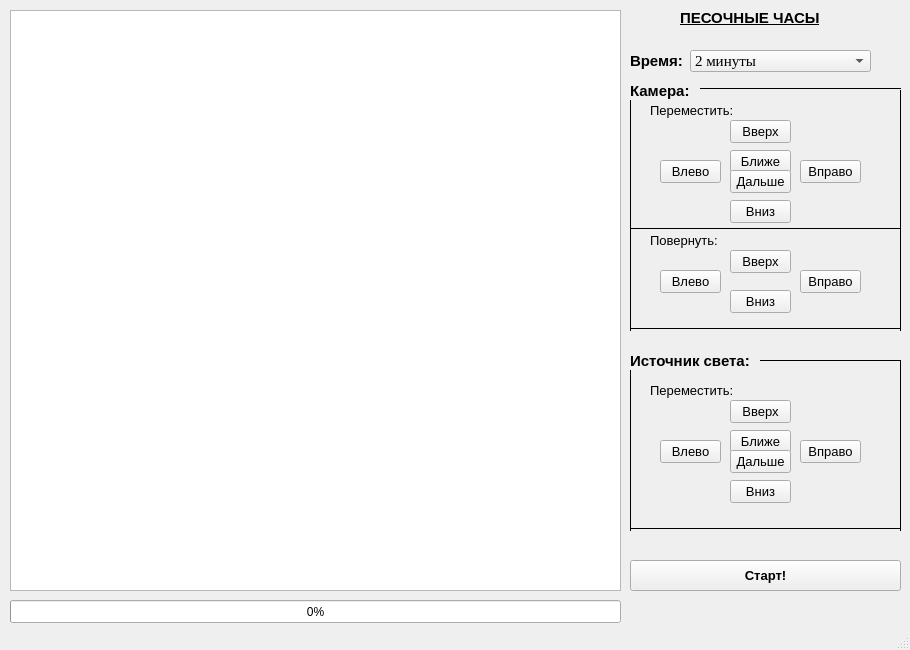
<?xml version="1.0" encoding="UTF-8"?>
<ui version="4.0">
 <class>MainWindow</class>
 <widget class="QMainWindow" name="MainWindow">
  <property name="geometry">
   <rect>
    <x>0</x>
    <y>0</y>
    <width>910</width>
    <height>650</height>
   </rect>
  </property>
  <property name="windowTitle">
   <string>MainWindow</string>
  </property>
  <widget class="QWidget" name="centralwidget">
   <widget class="QProgressBar" name="ProgressTime">
    <property name="geometry">
     <rect>
      <x>10</x>
      <y>600</y>
      <width>611</width>
      <height>23</height>
     </rect>
    </property>
    <property name="value">
     <number>0</number>
    </property>
   </widget>
   <widget class="QGraphicsView" name="graphicsView">
    <property name="geometry">
     <rect>
      <x>10</x>
      <y>10</y>
      <width>611</width>
      <height>581</height>
     </rect>
    </property>
   </widget>
   <widget class="QLabel" name="label">
    <property name="geometry">
     <rect>
      <x>680</x>
      <y>10</y>
      <width>141</width>
      <height>16</height>
     </rect>
    </property>
    <property name="font">
     <font>
      <pointsize>11</pointsize>
      <weight>75</weight>
      <italic>false</italic>
      <bold>true</bold>
      <underline>true</underline>
     </font>
    </property>
    <property name="text">
     <string>ПЕСОЧНЫЕ ЧАСЫ</string>
    </property>
   </widget>
   <widget class="QLabel" name="label_2">
    <property name="geometry">
     <rect>
      <x>630</x>
      <y>50</y>
      <width>61</width>
      <height>21</height>
     </rect>
    </property>
    <property name="font">
     <font>
      <pointsize>11</pointsize>
      <weight>75</weight>
      <bold>true</bold>
     </font>
    </property>
    <property name="text">
     <string>Время:</string>
    </property>
   </widget>
   <widget class="QComboBox" name="TimeRange">
    <property name="geometry">
     <rect>
      <x>690</x>
      <y>50</y>
      <width>181</width>
      <height>22</height>
     </rect>
    </property>
    <property name="font">
     <font>
      <family>Times New Roman</family>
      <pointsize>11</pointsize>
      <weight>50</weight>
      <bold>false</bold>
     </font>
    </property>
    <property name="currentIndex">
     <number>2</number>
    </property>
    <item>
     <property name="text">
      <string>1 минута</string>
     </property>
    </item>
    <item>
     <property name="text">
      <string>1.5 минуты</string>
     </property>
    </item>
    <item>
     <property name="text">
      <string>2 минуты</string>
     </property>
    </item>
   </widget>
   <widget class="QLabel" name="label_3">
    <property name="geometry">
     <rect>
      <x>630</x>
      <y>80</y>
      <width>71</width>
      <height>21</height>
     </rect>
    </property>
    <property name="font">
     <font>
      <pointsize>11</pointsize>
      <weight>75</weight>
      <bold>true</bold>
     </font>
    </property>
    <property name="text">
     <string>Камера:</string>
    </property>
   </widget>
   <widget class="QLabel" name="label_8">
    <property name="geometry">
     <rect>
      <x>630</x>
      <y>350</y>
      <width>131</width>
      <height>21</height>
     </rect>
    </property>
    <property name="font">
     <font>
      <pointsize>11</pointsize>
      <weight>75</weight>
      <bold>true</bold>
     </font>
    </property>
    <property name="text">
     <string>Источник света:</string>
    </property>
   </widget>
   <widget class="QPushButton" name="Start">
    <property name="geometry">
     <rect>
      <x>630</x>
      <y>560</y>
      <width>271</width>
      <height>31</height>
     </rect>
    </property>
    <property name="font">
     <font>
      <pointsize>10</pointsize>
      <weight>75</weight>
      <bold>true</bold>
     </font>
    </property>
    <property name="text">
     <string>Старт!</string>
    </property>
   </widget>
   <widget class="QLabel" name="label_9">
    <property name="geometry">
     <rect>
      <x>650</x>
      <y>100</y>
      <width>91</width>
      <height>21</height>
     </rect>
    </property>
    <property name="font">
     <font>
      <pointsize>10</pointsize>
      <weight>50</weight>
      <bold>false</bold>
     </font>
    </property>
    <property name="text">
     <string>Переместить:</string>
    </property>
   </widget>
   <widget class="Line" name="line">
    <property name="geometry">
     <rect>
      <x>700</x>
      <y>80</y>
      <width>201</width>
      <height>16</height>
     </rect>
    </property>
    <property name="font">
     <font>
      <pointsize>9</pointsize>
     </font>
    </property>
    <property name="frameShadow">
     <enum>QFrame::Plain</enum>
    </property>
    <property name="lineWidth">
     <number>1</number>
    </property>
    <property name="orientation">
     <enum>Qt::Horizontal</enum>
    </property>
   </widget>
   <widget class="Line" name="line_2">
    <property name="geometry">
     <rect>
      <x>620</x>
      <y>100</y>
      <width>20</width>
      <height>231</height>
     </rect>
    </property>
    <property name="frameShadow">
     <enum>QFrame::Plain</enum>
    </property>
    <property name="orientation">
     <enum>Qt::Vertical</enum>
    </property>
   </widget>
   <widget class="QPushButton" name="PushUp">
    <property name="geometry">
     <rect>
      <x>730</x>
      <y>120</y>
      <width>61</width>
      <height>23</height>
     </rect>
    </property>
    <property name="font">
     <font>
      <pointsize>10</pointsize>
      <weight>50</weight>
      <bold>false</bold>
     </font>
    </property>
    <property name="whatsThis">
     <string/>
    </property>
    <property name="text">
     <string>Вверх</string>
    </property>
   </widget>
   <widget class="QPushButton" name="PushRight">
    <property name="geometry">
     <rect>
      <x>800</x>
      <y>160</y>
      <width>61</width>
      <height>23</height>
     </rect>
    </property>
    <property name="font">
     <font>
      <pointsize>10</pointsize>
      <weight>50</weight>
      <bold>false</bold>
     </font>
    </property>
    <property name="text">
     <string>Вправо</string>
    </property>
   </widget>
   <widget class="QPushButton" name="PushLeft">
    <property name="geometry">
     <rect>
      <x>660</x>
      <y>160</y>
      <width>61</width>
      <height>23</height>
     </rect>
    </property>
    <property name="font">
     <font>
      <pointsize>10</pointsize>
      <weight>50</weight>
      <bold>false</bold>
     </font>
    </property>
    <property name="text">
     <string>Влево</string>
    </property>
   </widget>
   <widget class="QPushButton" name="PushDown">
    <property name="geometry">
     <rect>
      <x>730</x>
      <y>200</y>
      <width>61</width>
      <height>23</height>
     </rect>
    </property>
    <property name="font">
     <font>
      <pointsize>10</pointsize>
      <weight>50</weight>
      <bold>false</bold>
     </font>
    </property>
    <property name="text">
     <string>Вниз</string>
    </property>
   </widget>
   <widget class="Line" name="line_3">
    <property name="geometry">
     <rect>
      <x>630</x>
      <y>320</y>
      <width>271</width>
      <height>16</height>
     </rect>
    </property>
    <property name="font">
     <font>
      <pointsize>9</pointsize>
     </font>
    </property>
    <property name="frameShadow">
     <enum>QFrame::Plain</enum>
    </property>
    <property name="lineWidth">
     <number>1</number>
    </property>
    <property name="orientation">
     <enum>Qt::Horizontal</enum>
    </property>
   </widget>
   <widget class="Line" name="line_4">
    <property name="geometry">
     <rect>
      <x>890</x>
      <y>90</y>
      <width>20</width>
      <height>241</height>
     </rect>
    </property>
    <property name="frameShadow">
     <enum>QFrame::Plain</enum>
    </property>
    <property name="orientation">
     <enum>Qt::Vertical</enum>
    </property>
   </widget>
   <widget class="Line" name="line_5">
    <property name="geometry">
     <rect>
      <x>760</x>
      <y>350</y>
      <width>141</width>
      <height>20</height>
     </rect>
    </property>
    <property name="font">
     <font>
      <pointsize>9</pointsize>
     </font>
    </property>
    <property name="frameShadow">
     <enum>QFrame::Plain</enum>
    </property>
    <property name="lineWidth">
     <number>1</number>
    </property>
    <property name="orientation">
     <enum>Qt::Horizontal</enum>
    </property>
   </widget>
   <widget class="Line" name="line_6">
    <property name="geometry">
     <rect>
      <x>630</x>
      <y>520</y>
      <width>271</width>
      <height>16</height>
     </rect>
    </property>
    <property name="font">
     <font>
      <pointsize>9</pointsize>
     </font>
    </property>
    <property name="frameShadow">
     <enum>QFrame::Plain</enum>
    </property>
    <property name="lineWidth">
     <number>1</number>
    </property>
    <property name="orientation">
     <enum>Qt::Horizontal</enum>
    </property>
   </widget>
   <widget class="Line" name="line_7">
    <property name="geometry">
     <rect>
      <x>620</x>
      <y>370</y>
      <width>20</width>
      <height>161</height>
     </rect>
    </property>
    <property name="frameShadow">
     <enum>QFrame::Plain</enum>
    </property>
    <property name="orientation">
     <enum>Qt::Vertical</enum>
    </property>
   </widget>
   <widget class="Line" name="line_8">
    <property name="geometry">
     <rect>
      <x>890</x>
      <y>360</y>
      <width>20</width>
      <height>171</height>
     </rect>
    </property>
    <property name="frameShadow">
     <enum>QFrame::Plain</enum>
    </property>
    <property name="orientation">
     <enum>Qt::Vertical</enum>
    </property>
   </widget>
   <widget class="QPushButton" name="PushCloser">
    <property name="geometry">
     <rect>
      <x>730</x>
      <y>150</y>
      <width>61</width>
      <height>23</height>
     </rect>
    </property>
    <property name="font">
     <font>
      <pointsize>10</pointsize>
      <weight>50</weight>
      <bold>false</bold>
     </font>
    </property>
    <property name="text">
     <string>Ближе</string>
    </property>
   </widget>
   <widget class="QPushButton" name="PushFurther">
    <property name="geometry">
     <rect>
      <x>730</x>
      <y>170</y>
      <width>61</width>
      <height>23</height>
     </rect>
    </property>
    <property name="font">
     <font>
      <pointsize>10</pointsize>
      <weight>50</weight>
      <bold>false</bold>
     </font>
    </property>
    <property name="text">
     <string>Дальше</string>
    </property>
   </widget>
   <widget class="QLabel" name="label_10">
    <property name="geometry">
     <rect>
      <x>650</x>
      <y>380</y>
      <width>91</width>
      <height>21</height>
     </rect>
    </property>
    <property name="font">
     <font>
      <pointsize>10</pointsize>
      <weight>50</weight>
      <bold>false</bold>
     </font>
    </property>
    <property name="text">
     <string>Переместить:</string>
    </property>
   </widget>
   <widget class="QPushButton" name="PushLightCloser">
    <property name="geometry">
     <rect>
      <x>730</x>
      <y>430</y>
      <width>61</width>
      <height>23</height>
     </rect>
    </property>
    <property name="font">
     <font>
      <pointsize>10</pointsize>
      <weight>50</weight>
      <bold>false</bold>
     </font>
    </property>
    <property name="text">
     <string>Ближе</string>
    </property>
   </widget>
   <widget class="QPushButton" name="PushLightFurther">
    <property name="geometry">
     <rect>
      <x>730</x>
      <y>450</y>
      <width>61</width>
      <height>23</height>
     </rect>
    </property>
    <property name="font">
     <font>
      <pointsize>10</pointsize>
      <weight>50</weight>
      <bold>false</bold>
     </font>
    </property>
    <property name="text">
     <string>Дальше</string>
    </property>
   </widget>
   <widget class="QPushButton" name="PushLightUp">
    <property name="geometry">
     <rect>
      <x>730</x>
      <y>400</y>
      <width>61</width>
      <height>23</height>
     </rect>
    </property>
    <property name="font">
     <font>
      <pointsize>10</pointsize>
      <weight>50</weight>
      <bold>false</bold>
     </font>
    </property>
    <property name="text">
     <string>Вверх</string>
    </property>
   </widget>
   <widget class="QPushButton" name="PushLightRight">
    <property name="geometry">
     <rect>
      <x>800</x>
      <y>440</y>
      <width>61</width>
      <height>23</height>
     </rect>
    </property>
    <property name="font">
     <font>
      <pointsize>10</pointsize>
      <weight>50</weight>
      <bold>false</bold>
     </font>
    </property>
    <property name="text">
     <string>Вправо</string>
    </property>
   </widget>
   <widget class="QPushButton" name="PushLightLeft">
    <property name="geometry">
     <rect>
      <x>660</x>
      <y>440</y>
      <width>61</width>
      <height>23</height>
     </rect>
    </property>
    <property name="font">
     <font>
      <pointsize>10</pointsize>
      <weight>50</weight>
      <bold>false</bold>
     </font>
    </property>
    <property name="text">
     <string>Влево</string>
    </property>
   </widget>
   <widget class="QPushButton" name="PushLightDown">
    <property name="geometry">
     <rect>
      <x>730</x>
      <y>480</y>
      <width>61</width>
      <height>23</height>
     </rect>
    </property>
    <property name="font">
     <font>
      <pointsize>10</pointsize>
      <weight>50</weight>
      <bold>false</bold>
     </font>
    </property>
    <property name="text">
     <string>Вниз</string>
    </property>
   </widget>
   <widget class="QLabel" name="label_11">
    <property name="geometry">
     <rect>
      <x>650</x>
      <y>230</y>
      <width>91</width>
      <height>21</height>
     </rect>
    </property>
    <property name="font">
     <font>
      <pointsize>10</pointsize>
      <weight>50</weight>
      <bold>false</bold>
     </font>
    </property>
    <property name="text">
     <string>Повернуть:</string>
    </property>
   </widget>
   <widget class="QPushButton" name="RotateLeft">
    <property name="geometry">
     <rect>
      <x>660</x>
      <y>270</y>
      <width>61</width>
      <height>23</height>
     </rect>
    </property>
    <property name="font">
     <font>
      <pointsize>10</pointsize>
      <weight>50</weight>
      <bold>false</bold>
     </font>
    </property>
    <property name="text">
     <string>Влево</string>
    </property>
   </widget>
   <widget class="QPushButton" name="RotateRight">
    <property name="geometry">
     <rect>
      <x>800</x>
      <y>270</y>
      <width>61</width>
      <height>23</height>
     </rect>
    </property>
    <property name="font">
     <font>
      <pointsize>10</pointsize>
      <weight>50</weight>
      <bold>false</bold>
     </font>
    </property>
    <property name="text">
     <string>Вправо</string>
    </property>
   </widget>
   <widget class="QPushButton" name="RotateDown">
    <property name="geometry">
     <rect>
      <x>730</x>
      <y>290</y>
      <width>61</width>
      <height>23</height>
     </rect>
    </property>
    <property name="font">
     <font>
      <pointsize>10</pointsize>
      <weight>50</weight>
      <bold>false</bold>
     </font>
    </property>
    <property name="text">
     <string>Вниз</string>
    </property>
   </widget>
   <widget class="QPushButton" name="RotateUp">
    <property name="geometry">
     <rect>
      <x>730</x>
      <y>250</y>
      <width>61</width>
      <height>23</height>
     </rect>
    </property>
    <property name="font">
     <font>
      <pointsize>10</pointsize>
      <weight>50</weight>
      <bold>false</bold>
     </font>
    </property>
    <property name="text">
     <string>Вверх</string>
    </property>
   </widget>
   <widget class="Line" name="line_9">
    <property name="geometry">
     <rect>
      <x>630</x>
      <y>220</y>
      <width>271</width>
      <height>16</height>
     </rect>
    </property>
    <property name="font">
     <font>
      <pointsize>9</pointsize>
     </font>
    </property>
    <property name="frameShadow">
     <enum>QFrame::Plain</enum>
    </property>
    <property name="lineWidth">
     <number>1</number>
    </property>
    <property name="orientation">
     <enum>Qt::Horizontal</enum>
    </property>
   </widget>
  </widget>
  <widget class="QMenuBar" name="menubar">
   <property name="geometry">
    <rect>
     <x>0</x>
     <y>0</y>
     <width>910</width>
     <height>21</height>
    </rect>
   </property>
  </widget>
  <widget class="QStatusBar" name="statusbar"/>
 </widget>
 <resources/>
 <connections/>
</ui>
